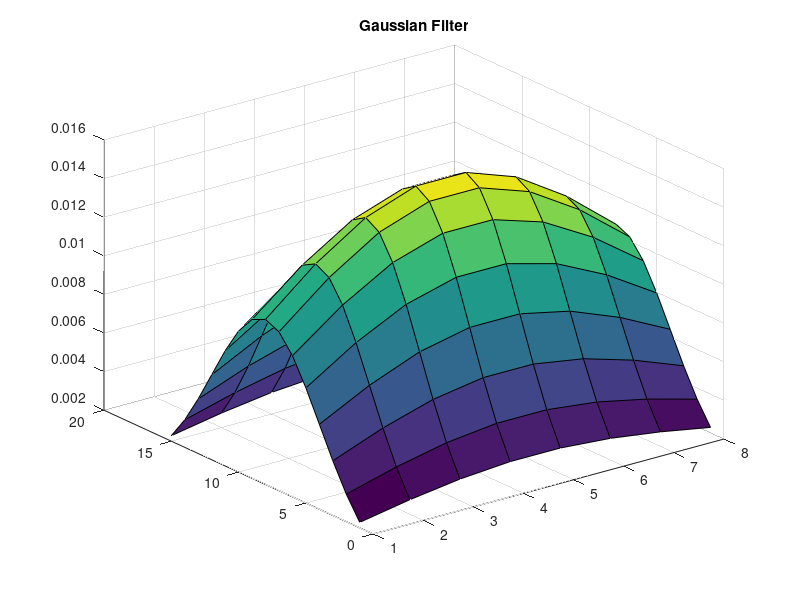
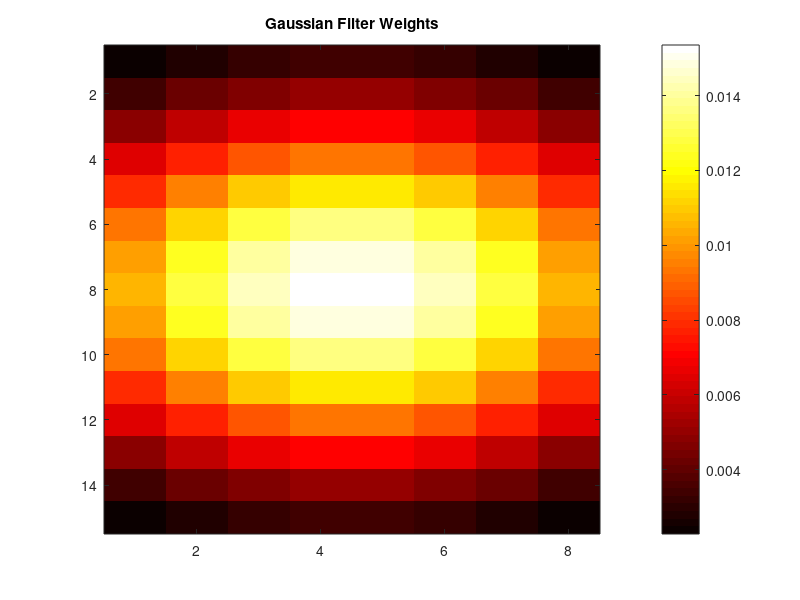

MATLAB code for these plots, in order:
% 高斯滤波器大小
filter_size = [15, 8];

% 高斯函数标准差
sigma = 4;

% 创建高斯滤波器
H = fspecial('Gaussian', filter_size, sigma);

% 显示高斯滤波器
figure;
surf(H);
title('Gaussian Filter');

% 显示每个权重值
figure;
imagesc(H);
colormap('hot');
colorbar;
title('Gaussian Filter Weights');

% 输出滤波器权重
disp('Gaussian Filter Weights:');
disp(H);

